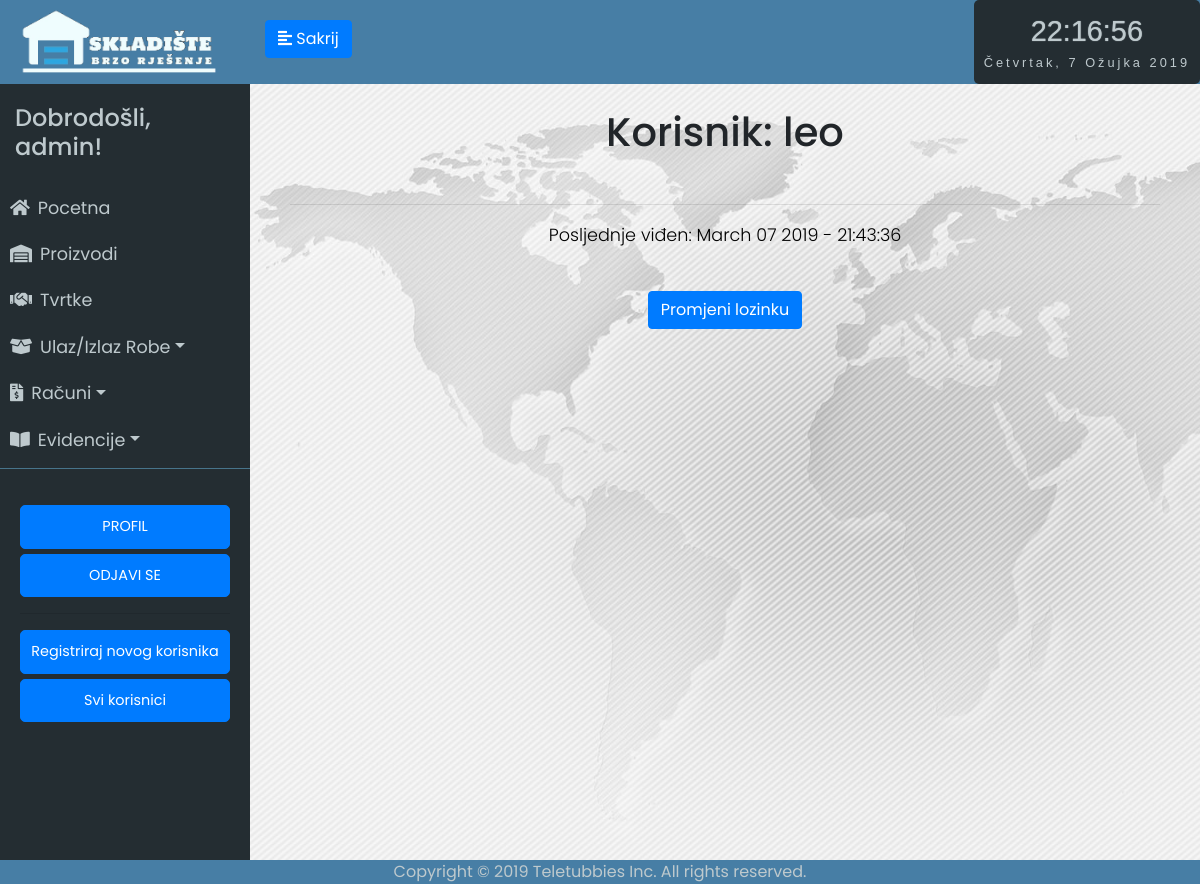
Page /user/leo (signed in) on the committed database.
### app/models.py (models this page shows, shortened)
class User(UserMixin, db.Model):
	id = db.Column(db.Integer, primary_key=True)
	username = db.Column(db.String(64), index=True, unique=True)
	email = db.Column(db.String(120), index=True, unique=True)
	password_hash = db.Column(db.String(128))
	last_seen = db.Column(db.DateTime, default=datetime.utcnow)
	evidencija = db.relationship('Evidencija', backref='user', lazy='dynamic')

### app/routes.py (the view)
@app.route('/user/<username>')
@login_required
def user(username):
	user = User.query.filter_by(username=username).first_or_404()
	return render_template('user.html', user=user)

### app/models.py (called while the page is built)
@login.user_loader
def load_user(id):
	return User.query.get(int(id))

### app/routes.py (called while the page is built)
@app.before_request
def before_request():
	if current_user.is_authenticated:
		current_user.last_seen = datetime.utcnow()
		db.session.commit()

### app/templates/user.html
{% extends "base.html" %}
{% block content %}
<div class="stanje-s">
    <h1>Korisnik: {{ user.username }}</h1><br>
    <hr>
    {% if user.last_seen %}<p>Posljednje viđen: {{ user.last_seen.strftime('%B %d %Y - %H:%M:%S') }}</p>{% endif %}<br>
   {%  if current_user.username == "admin"%}
   <button class="btn btn-primary"><a href="{{ url_for('edit_password', username=user.username) }}">Promjeni lozinku</a></button>
   {% endif%}
</div>
{% endblock %}

### app/templates/base.html (shortened to what this page needs)
<html>
<head>
	<link rel="stylesheet" href="https://stackpath.bootstrapcdn.com/bootstrap/4.2.1/css/bootstrap.min.css" integrisha384-GJzZqFGwb1QTTN6wy59ffF1BuGJpLSa9DkKMp0DgiMDm4iYMj70gZWKYbI706tWS">
	<link href="../static/style.css" type="text/css" rel="stylesheet">
	<link rel="stylesheet" href="https://use.fontawesome.com/releases/v5.7.1/css/all.css">
</head>
<body onload="startTime()">
	<div class="wrapper">
	<nav id="sidebar">
		<div class="sidebar-header ">
			<img src="../static/logo5.png" style="width: 200px; height: auto;">
		</div>
		<ul class="list-unstyled components" id="navigation">
			<h4>Dobrodošli, {{ current_user.username }}!</h4>
			<li class="{% block index %}{% endblock %}">
				<a href="{{ url_for('index') }}"><i class="fas fa-home mr-2"></i>Pocetna</a>
			</li>
			<li class="{% block stanje_skladista %}{% endblock %}">
				<a href="{{ url_for('stanje_skladista1') }}"><i class="fas fa-warehouse mr-2"></i>Proizvodi</a>
			</li>
			<li class="{% block dobavljaci %}{% endblock %}">
				<a href="{{ url_for('tvrtke1') }}"><i class="fas fa-handshake mr-2"></i>Tvrtke</a>
			</li>
			<li class="{% block ulaz_izlaz %}{% endblock %}">
				<a href="#pageSubmenu2" data-toggle="collapse" aria-expanded="false" class="dropdown-toggle"><i class="fas fa-box-open mr-2"></i>Ulaz/Izlaz Robe</a>
			</li>
			<li class="{% block racuni %}{% endblock %}">
				<a href="#pageSubmenu3" data-toggle="collapse" aria-expanded="false" class="dropdown-toggle"><i class="fas fa-file-invoice-dollar mr-2"></i>Računi</a>
			</li>
			<li class="{% block evidencije %}{% endblock %}">
				<a href="#pageSubmenu" data-toggle="collapse" aria-expanded="false" class="dropdown-toggle"><i class="fas fa-book-open mr-2"></i>Evidencije</a>
			</li>
		</ul>
		<ul class="list-unstyled CTAs">
                <li>
                    <a href="{{ url_for('user', username=current_user.username) }}" class="btn btn-primary hover-plava">PROFIL</a>
                </li>
                <li>
                    <a href="{{ url_for('logout') }}" class="btn btn-primary hover-plava">ODJAVI SE</a>
                </li>
                {%  if current_user.username == "admin"%}
                <hr>
                    <li>
                        <a href="{{ url_for('register') }}" class="btn btn-primary hover-plava">Registriraj novog korisnika</a>
                    </li>
                    <li>
                        <a href="{{ url_for('svi_korisnici1') }}" class="btn btn-primary hover-plava">Svi korisnici</a>
                    </li>
                {% endif %}
            </ul>
	</nav>
		<div class="tijelo">
	        <div class="plava-pozadina">
	        	<div class="d-flex bd-highlight">
	  				<div class="bd-highlight">
		            	<button type="button" id="sidebarCollapse" class="btn btn-primary">
			                <i class="fas fa-align-left"></i>
			                <span class="sakrij-tipku"></span>
		            	</button>
		            </div>
	  				<div class="ml-auto bd-highlight">
	  					<div id="clockdate">
		  					<div class="clockdate-wrapper">
		    					<div id="clock"></div>
		    					<div id="date"></div>
		  					</div>
						</div>
					</div>
				</div>
	    	</div>
			<div class="plavo">
			{% block content %}
			{% endblock %}
			</div>
		</div>
<footer>Copyright © 2019 Teletubbies Inc. All rights reserved.</footer>
</body>
</html>

### app/static/style.css (style rules this page uses)
body { font-family: 'Poppins', sans-serif; background: #fafafa; }
p { font-family: 'Poppins', sans-serif; font-size: 1.1em; font-weight: 300; line-height: 1.7em; color: black; }
h4 { padding: 15px; }
.wrapper { display: flex; width: 100%; align-items: stretch; }
a, a:hover, a:focus { color: inherit; text-decoration: none; transition: all 0.3s; }
#sidebar { min-width: 250px; max-width: 250px; min-height: 100vh; background: #242d32; color: #bec9cd; transition: all 0.3s; }
#sidebarCollapse { margin-top: 20px; margin-left: 15px; }
#sidebar .sidebar-header { padding: 7.5px 20px; background: #477ea5; color: #f0fdfe; }
#sidebar ul.components { padding: 5px 0; border-bottom: 1px solid #47748b; }
#sidebar ul li a { padding: 10px; font-size: 1.1em; display: block; }
ul.CTAs { padding: 20px; }
ul.CTAs a { text-align: center; font-size: 0.9em !important; display: block; border-radius: 5px; margin-bottom: 5px; }
.tijelo { display: inline-block; width: 100%; }
.plavo { display: inline-block; width: 100%; text-align: center; }
.plava-pozadina { background-color: #477ea5; display: inline-block; width: 100%; height: 84px; }
.stanje-s { padding-top: 3vh; padding-left: 5vh; padding-right: 5vh; background-image: url('map.jpg'); height: 100vh; }
.sakrij-tipku:before { content: 'Sakrij'; }
.clockdate-wrapper { background-color: #242d32; padding:10px; max-width:350px; width:100%; text-align:center; border-radius:5px; margin:0 auto; height: 84px; }
#clock { background-color:#242d32; font-family: sans-serif; font-size:1.8rem; text-shadow:0px 0px 1px #bec9cd; color:#bec9cd; }
#date { letter-spacing:3px; font-size:0.8rem; font-family:arial,sans-serif; color:#bec9cd; }
footer { position: fixed; left: 0; bottom: 0; width: 100%; background-color: #477ea5; color: #bec9cd; text-align: center; }
:root { --mainColor: #007bff; }

### rows in the picture
User: username "admin"
User: username "leo", last_seen "March 07 2019 - 21:43:36"
